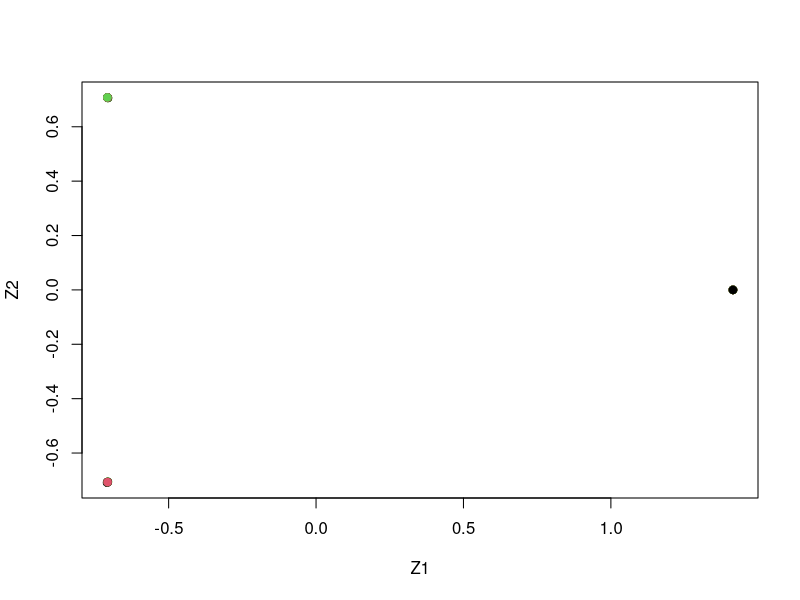

The R script that drew this image:
## ---- chunk 1
knitr::opts_chunk$set(echo = TRUE)
## ---- chunk 2
set.seed(2)
x <- matrix(rnorm(20 * 3 * 50, mean = 0, sd = 0.001), ncol = 50)
x[1:20, 2] <- 1
x[21:40, 1] <- 2
x[21:40, 2] <- 2
x[41:60, 1] <- 1
true.labels <- c(rep(1, 20), rep(2, 20), rep(3, 20))
## ---- chunk 3
pr.out <- prcomp(x)
plot(pr.out$x[, 1:2], col = 1:3, xlab = "Z1", ylab = "Z2", pch = 19)
## ---- chunk 4
km.out <- kmeans(x, 3, nstart = 20)
table(true.labels, km.out$cluster)
## ---- chunk 5
km.out <- kmeans(x, 2, nstart = 20)
table(true.labels, km.out$cluster)
## ---- chunk 6
km.out <- kmeans(x, 4, nstart = 20)
table(true.labels, km.out$cluster)
## ---- chunk 7
km.out <- kmeans(pr.out$x[, 1:2], 3, nstart = 20)
table(true.labels, km.out$cluster)
## ---- chunk 8
km.out <- kmeans(scale(x), 3, nstart = 20)
table(true.labels, km.out$cluster)
